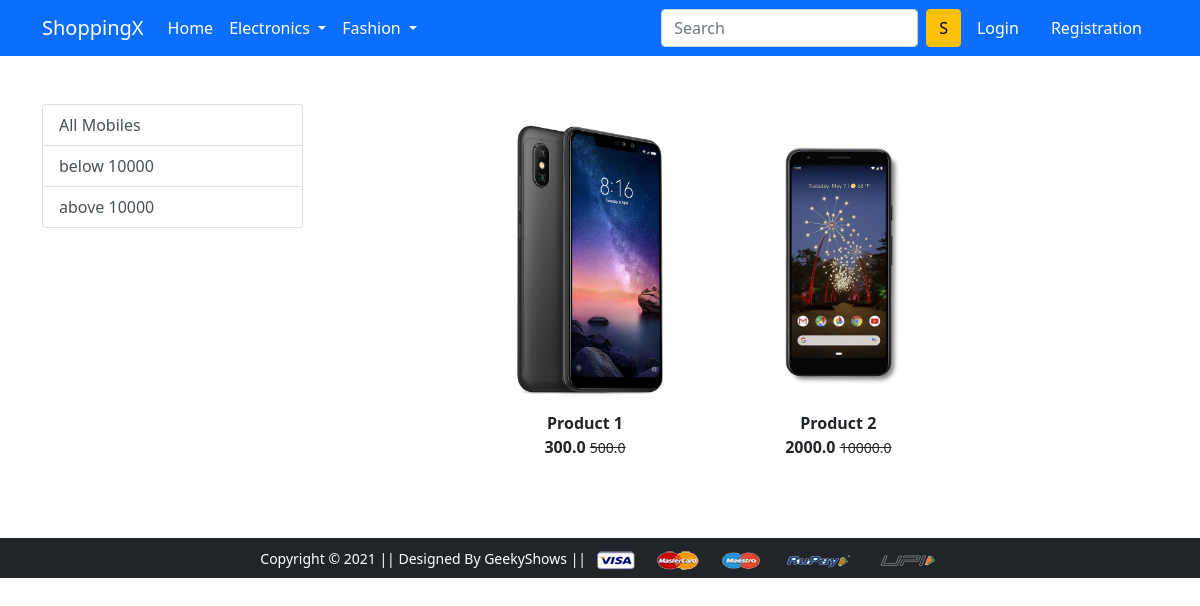
Page /mobile/ on the earlier database version.
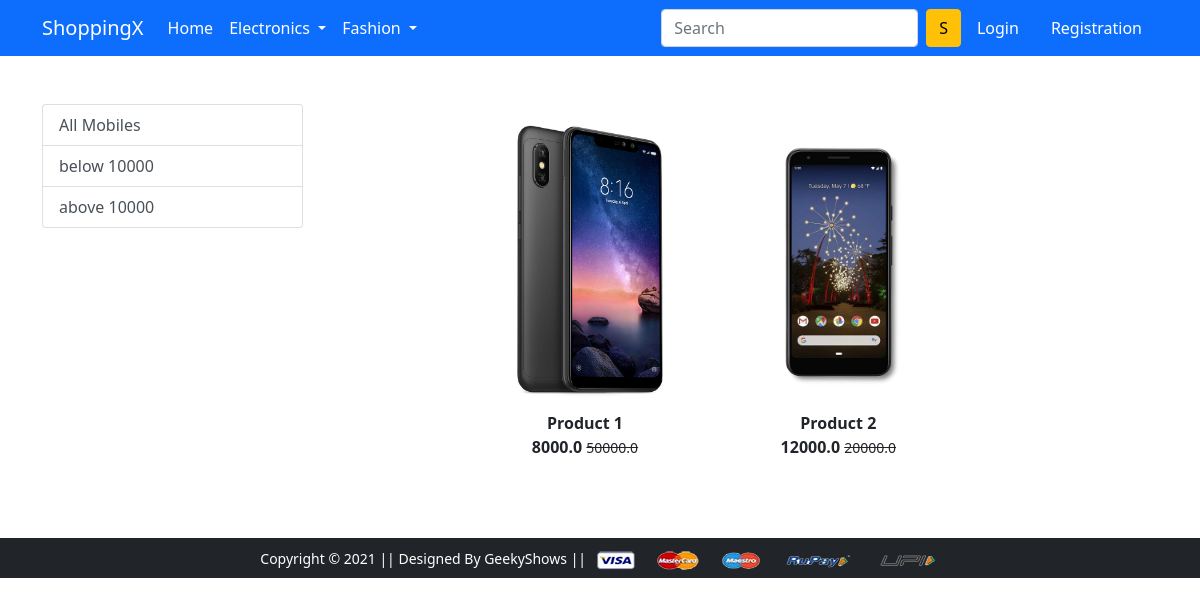
Same page on the later database version.
### app/models.py (models this page shows, shortened)
class Product(models.Model):
    title = models.CharField( max_length=250)
    selling_price = models.FloatField()
    discounted_price = models.FloatField()
    description = models.TextField()
    breand = models.CharField( max_length=100)
    category = models.CharField(choices=CATEGORY_CHOICES, max_length=2)
    product_image = models.ImageField( upload_to='productimg')

### app/views.py (the view)
# urls.py: path('mobile/', views.mobile, name='mobile'),
def mobile(request,data = None):
    if data == None:
        mobiles = Product.objects.filter(category='M')
    elif data == 'Redmi' or data == 'samsung':
        mobiles = Product.objects.filter(category='M').filter(brand=data)
    elif data == 'below' :
        mobiles = Product.objects.filter(category='M').filter(discounted_price__lt=10000)
    elif data == 'above' :
        mobiles = Product.objects.filter(category='M').filter(discounted_price__gt=10000)
    return render(request, 'app/mobile.html',{'mobiles':mobiles})

### app/templates/app/mobile.html (shortened to what this page needs)
{% extends 'app/base.html' %}
{% load static %}
{% block main-content %}
<div class="container my-5">
 <div class="row">
  <div class="col-sm-3">
   <div class="list-group">
  <a href="{% url 'mobile' %}" class="list-group-item list-group-item-action" aria-current="true">All Mobiles</a>
  <a href="{% url 'mobiledata' 'below' %}" class="list-group-item list-group-item-action" aria-current="true">below 10000</a>
  <a href="{% url 'mobiledata' 'above' %}" class="list-group-item list-group-item-action" aria-current="true">above 10000</a>
</div>
  </div>
  <div class="col-sm-8 offset-sm-1">
  <div class="row">
  {% for product in mobiles %}
  <div class="col-sm-4 text-center mb-4">
  <a href="{%url 'product-detail' product.id %}" class="btn">
  <div class="item">
  <img src = "{{product.product_image.url}}" alt="" height="300" class="">
  <div class="fw-bold"> {{product.title}} </div>
  <div class="fw-bold"> {{product.discounted_price}}
    <small class="fw-light text-decoration-line-through">{{product.selling_price}}</small>
  </div>
  </div>
  </a>
  </div>
  {% endfor %}
  </div>
  </div>
 </div>
</div>
{% endblock main-content %}

### app/templates/app/base.html (shortened to what this page needs)
<!doctype html>
{% load static %}
<html lang="en">
  <head>
    <link href="https://cdn.jsdelivr.net/npm/bootstrap@5.0.0-beta1/dist/css/bootstrap.min.css" rel="stylesheet">
    <link rel="stylesheet" href="{% static 'app/css/owl.carousel.min.css' %}">
    <link rel="stylesheet" href="{% static 'app/css/all.min.css' %}">
    <link rel="stylesheet" href="{% static 'app/css/style.css' %}">
  </head>
  <body>
    <nav class="navbar navbar-expand-lg navbar-dark bg-primary">
     <div class="container">
       <a class="navbar-brand" href="/">ShoppingX</a>
       <div class="collapse navbar-collapse" id="navbarSupportedContent">
         <ul class="navbar-nav me-auto mb-2 mb-lg-0">
           <li class="nav-item">
             <a class="nav-link active" aria-current="page" href="/">Home</a>
           </li>
           <li class="nav-item dropdown">
             <a class="nav-link dropdown-toggle text-white" href="#" id="electronicsDropdown" role="button" data-bs-toggle="dropdown" aria-expanded="false">
               Electronics
             </a>
           </li>
           <li class="nav-item dropdown">
             <a class="nav-link dropdown-toggle text-white" href="#" id="fashionDropdown" role="button" data-bs-toggle="dropdown" aria-expanded="false">
               Fashion
             </a>
           </li>
         </ul>
         <form class="d-flex">
           <input class="form-control me-2" type="search" placeholder="Search" aria-label="Search">
           <button class="btn btn-warning" type="submit">S</button>
         </form>
         <div>
          <ul class="navbar-nav me-auto mb-2 mb-lg-0">
          {% if request.user.is_authenticated %}
           <li class="nav-item dropdown mx-2">
              <a class="nav-link dropdown-toggle text-white" href="#" id="profileDropdown" role="button" data-bs-toggle="dropdown" aria-expanded="false">
                Sonam
              </a>
              <ul class="dropdown-menu" aria-labelledby="profileDropdown">
                <li><a class="dropdown-item" href="{% url 'profile' %}">Profile</a></li>
                <li><a class="dropdown-item" href="{% url 'orders' %}">Orders</a></li>
                <li><a class="dropdown-item" href="{% url 'passwordchange' %}">Change Password</a></li>
                <li><a class="dropdown-item" href="{% url 'logout' %}">Logout</a></li>
              </ul>
            </li>
            <li class="nav-item mx-2">
             <a href="{% url 'add-to-cart' %}" class="nav-link text-white"><span class="badge bg-danger">4</span> Cart </a>
            </li>
            {% else %}
            <li class="nav-item mx-2">
             <a href="{% url 'login' %}" class="nav-link text-white">Login</a>
            </li>
            <li class="nav-item mx-2">
             <a href="{% url 'customerregistration' %}" class="nav-link text-white">Registration</a>
            </li>
            {% endif %}
          </ul>
         </div>
       </div>
     </div>
    </nav>
    {% block main-content %} {% endblock main-content %}
    <footer class="container-fluid bg-dark text-center p-2 mt-5">
        <small class="text-white">Copyright &copy; 2021 || Designed By GeekyShows || </small>
        <img src="{% static 'app/images/payment.png' %}" alt="" srcset="" class="img-fluid" height="2px">
    </footer>
  </body>
</html>

Differences in the rows shown:
changed Product "Product 1": discounted_price "300.0" → "8000.0"; selling_price "500.0" → "50000.0"
changed Product "Product 2": discounted_price "2000.0" → "12000.0"; selling_price "10000.0" → "20000.0"
